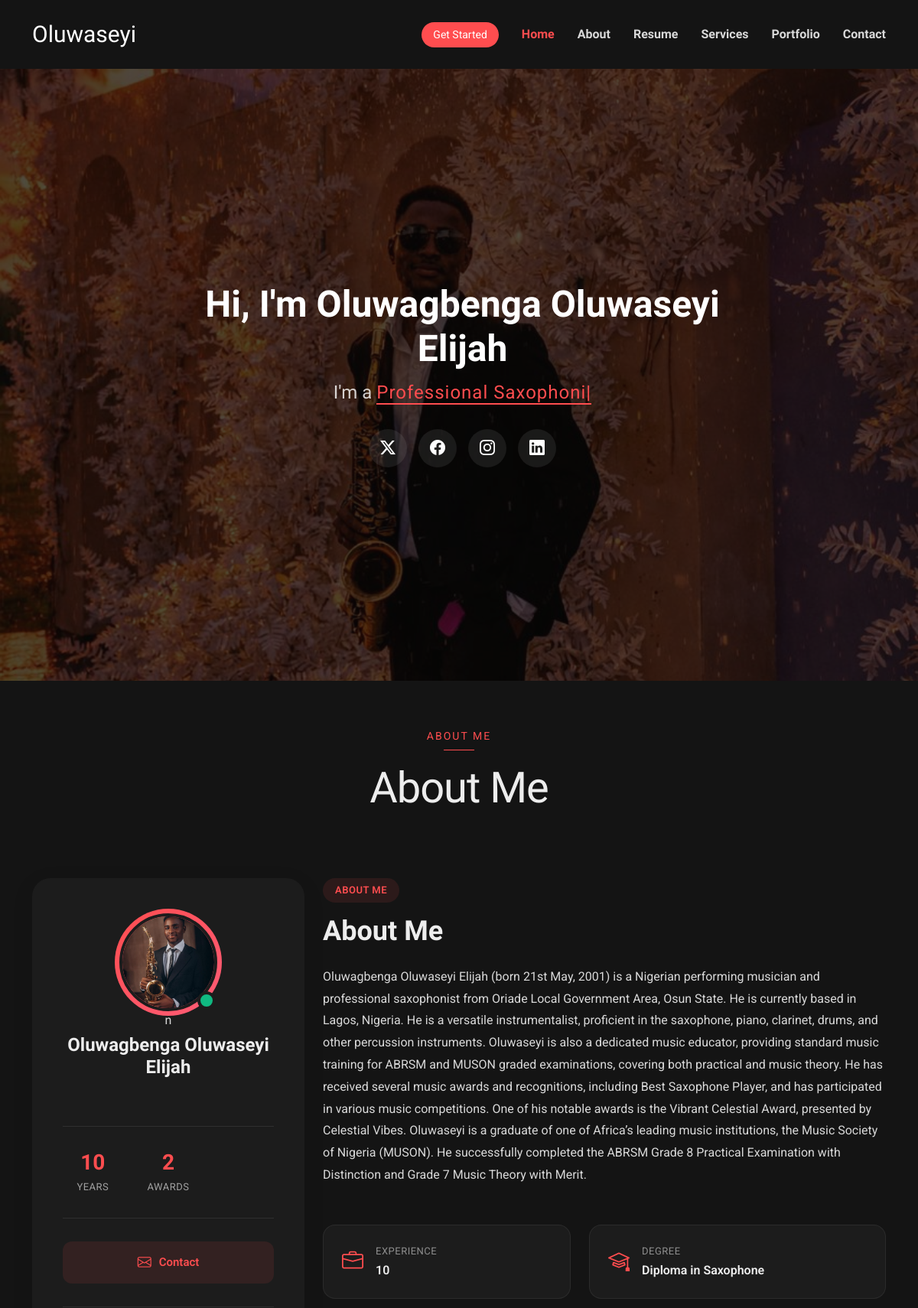
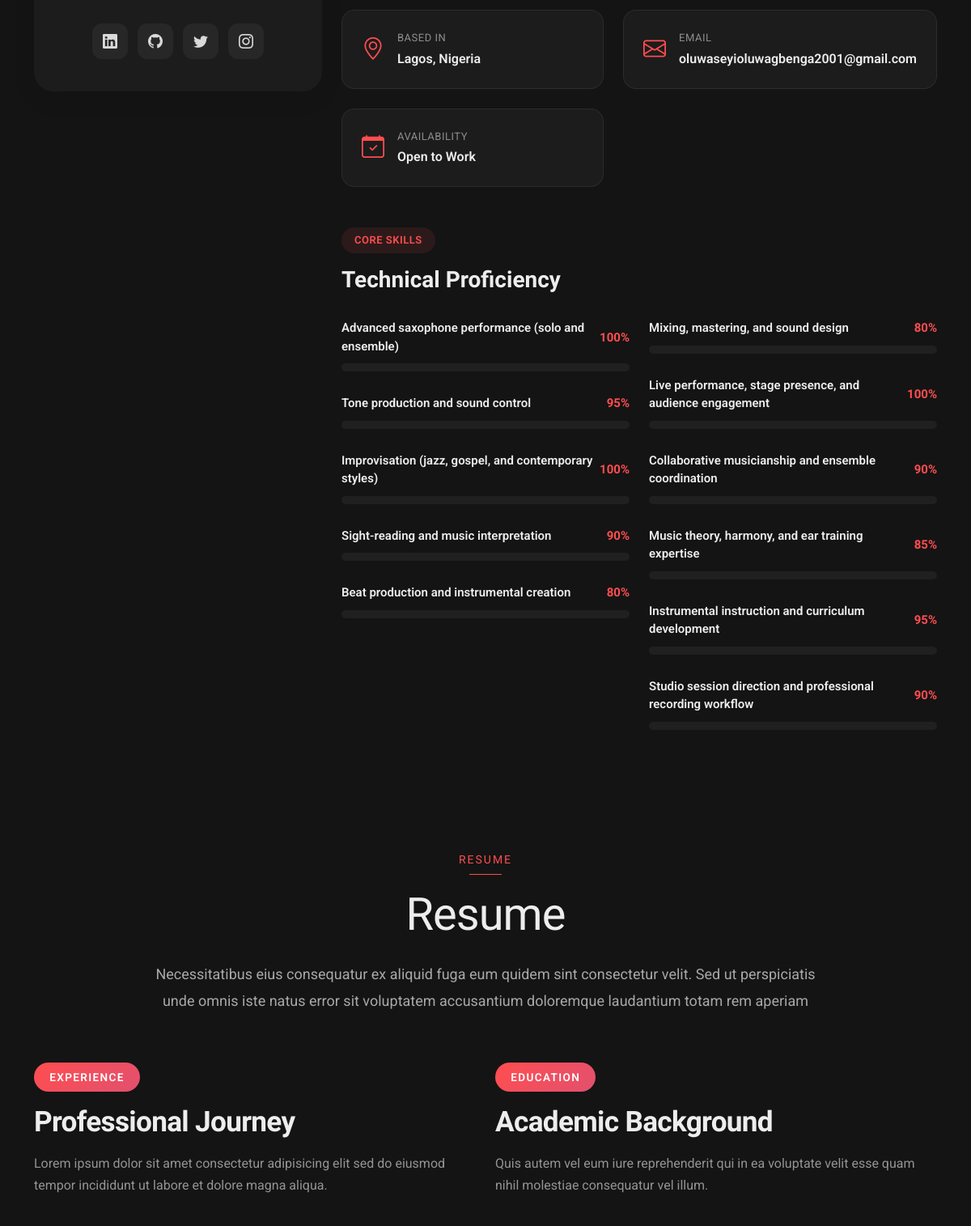
The page / (upper part) on the database its author committed (2 pictures, top to bottom).
### portfolio/models.py (models this page shows, shortened)
class Profile(models.Model):
    name = models.CharField(max_length=100)
    role = models.CharField(max_length=100, blank=True)
    subtitle = models.CharField(
        max_length=200,
        help_text="Comma-separated list used by the typed animation",
    )
    hero_text = models.TextField(blank=True)
    about_title = models.CharField(max_length=200, default="About Me")
    about_description = models.TextField(blank=True)
    email = models.EmailField(blank=True)
    phone = models.CharField(max_length=20, blank=True)
    location = models.CharField(max_length=100, blank=True)
    availability = models.CharField(max_length=100, blank=True)
    projects_count = models.PositiveIntegerField(default=0)
    years_experience = models.CharField(max_length=50, blank=True)
    awards_count = models.PositiveIntegerField(default=0)
    rating = models.DecimalField(max_digits=3, decimal_places=1, default=0.0)
    avatar = models.ImageField(upload_to="avatars/", blank=True)
    background = models.ImageField(upload_to="backgrounds/", blank=True)
    cv = models.FileField(upload_to="cv/", blank=True)

class DetailItem(models.Model):
    CATEGORY_CHOICES = [
        ("experience", "Experience"),
        ("degree", "Degree"),
        ("location", "Based In"),
        ("email", "Email"),
        ("phone", "Phone"),
        ("availability", "Availability"),
    ]
    category = models.CharField(max_length=20, choices=CATEGORY_CHOICES)
    content = models.CharField(max_length=200)

class Skill(models.Model):
    name = models.CharField(max_length=100)
    percent = models.PositiveIntegerField()

### portfolio/views.py (the view)
# urls.py: path("", views.index, name="index"),
def index(request):
    profile = Profile.objects.first()
    skills = Skill.objects.all()
    details = DetailItem.objects.all()
    experiences = Experience.objects.order_by("-featured", "-id")
    educations = Education.objects.order_by("year_range")
    services = (
        Service.objects.filter(parent__isnull=True)
        .order_by("-featured")
        .prefetch_related("subservices")
    )
    portfolio_items = PortfolioItem.objects.all()
    if request.method == "POST":
        form = ContactForm(request.POST)
        if form.is_valid():
            contact = form.save()
            subject = contact.subject
            body = (
                f"You have a new message from {contact.name} <{contact.email}>\n\n"
                f"{contact.message}"
            )
            recipient_list = []
            profile = Profile.objects.first()
            if profile and profile.email:
                recipient_list.append(profile.email)
            elif hasattr(settings, "DEFAULT_FROM_EMAIL"):
                recipient_list.append(settings.DEFAULT_FROM_EMAIL)
            if recipient_list:
                try:
                    send_mail(subject, body, contact.email, recipient_list, fail_silently=False)
                except Exception:
                    pass
            messages.success(request, "Your message has been sent. Thank you!")
            return redirect("index")
    else:
        form = ContactForm()
    context = {
        "profile": profile,
        "skills": skills,
        "details": details,
        "experiences": experiences,
        "educations": educations,
        "services": services,
        "portfolio_items": portfolio_items,
        "contact_form": form,
    }
    return render(request, "index.html", context)

### portfolio/models.py (called while the page is built)
    @property
    def tags_list(self):
        return [t.strip() for t in self.tags.split(",") if t.strip()]

### template/index.html (shortened to what this page needs)
{% extends 'base.html' %}
{% load static %}
{% block content %}
<main class="main">
  <section id="hero" class="hero section dark-background">4
    {% if profile and profile.background %}
    <img src="{{ profile.background.url }}" alt="" data-aos="fade-in">
    {% else %}
    <img src="{% static 'assets/img/profile/profile-bg-5.webp' %}" alt="" data-aos="fade-in">
    {% endif %}
    <div class="container" data-aos="fade-up" data-aos-delay="100">
      <div class="row justify-content-center">
        <div class="col-lg-8 text-center">
          <h2>Hi, I'm {{ profile.name }}</h2>
          <p>I'm a <span class="typed" data-typed-items="{{ profile.subtitle }}"></span></p>
          <div class="social-links">
            <a href="#"><i class="bi bi-twitter-x"></i></a>
            <a href="#"><i class="bi bi-facebook"></i></a>
            <a href="#"><i class="bi bi-instagram"></i></a>
            <a href="#"><i class="bi bi-linkedin"></i></a>
          </div>
        </div>
      </div>
    </div>
  </section>
  <section id="about" class="about section">
    <div class="container section-title" data-aos="fade-up">
      <span class="subtitle">About Me</span>
      <h2>About Me</h2>
    </div>
    <div class="container" data-aos="fade-up" data-aos-delay="100">
      <div class="row gy-5">
        <div class="col-lg-4" data-aos="zoom-in" data-aos-delay="150">
          <div class="profile-card">
            <div class="profile-header">
              <div class="profile-avatar">
                {% if profile and profile.avatar %}
                <img src="{{ profile.avatar.url }}" class="img-fluid" alt="">
                {% else %}
                <img src="{% static 'assets/img/ profile/profile-square-3.webp' %}" class="img-fluid" alt="">
                {% endif %}n
                <div class="status-indicator"></div>
              </div>
              <h3>{{ profile.name }}</h3>
            </div>
            <div class="profile-stats">
              <div class="stat-item">
                <h4>{{ profile.years_experience }}</h4>
                <p>Years</p>
              </div>
              <div class="stat-item">
                <h4>{{ profile.awards_count }}</h4>
                <p>Awards</p>
              </div>
            </div>
            <div class="profile-actions">
              <a href="#contact" class="btn-secondary"><i class="bi bi-envelope"></i> Contact</a>
            </div>
            <div class="social-connect">
              <a href="#"><i class="bi bi-linkedin"></i></a>
              <a href="#"><i class="bi bi-github"></i></a>
              <a href="#"><i class="bi bi-twitter"></i></a>
              <a href="#"><i class="bi bi-instagram"></i></a>
            </div>
          </div>
        </div>
        <div class="col-lg-8" data-aos="fade-left" data-aos-delay="200">
          <div class="content-wrapper">
            <div class="bio-section">
              <div class="section-tag">About Me</div>
              <h2>{{ profile.about_title }}</h2>
              <p>{{ profile.about_description }}</p>
            </div>
            <div class="details-grid">
              {% for detail in details %}
              <div class="detail-item" data-aos="fade-up" data-aos-delay="{{ forloop.counter0|add:1 }}00">
                {% if detail.category == 'experience' %}
                <i class="bi bi-briefcase"></i>
                {% elif detail.category == 'degree' %}
                <i class="bi bi-mortarboard"></i>
                {% elif detail.category == 'location' %}
                <i class="bi bi-geo-alt"></i>
                {% elif detail.category == 'email' %}
                <i class="bi bi-envelope"></i>
                {% elif detail.category == 'phone' %}
                <i class="bi bi-phone"></i>
                {% elif detail.category == 'availability' %}
                <i class="bi bi-calendar-check"></i>
                {% else %}
                <i class="bi bi-info-circle"></i>
                {% endif %}
                <div class="detail-content">
                  <span>{{ detail.get_category_display }}</span>
                  <strong>{{ detail.content }}</strong>
                </div>
              </div>
              {% endfor %}
            </div>
            <div class="skills-showcase" data-aos="fade-up" data-aos-delay="250">
              <div class="section-tag">Core Skills</div>
              <h3>Technical Proficiency</h3>
              <div class="row">
                <div class="col-md-6">
                  <div class="skills-list skills-animation">
                    {% for skill in skills|slice:":5" %}
                    <div class="skill-item">
                      <div class="skill-info">
                        <span class="skill-name">{{ skill.name }}</span>
                        <span class="skill-percent">{{ skill.percent }}%</span>
                      </div>
                      <div class="progress">
                      </div>
                    </div>
                    {% endfor %}
                  </div>
                </div>
                <div class="col-md-6">
                  <div class="skills-list skills-animation">
                    {% for skill in skills|slice:"5:" %}
                    <div class="skill-item">
                      <div class="skill-info">
                        <span class="skill-name">{{ skill.name }}</span>
                        <span class="skill-percent">{{ skill.percent }}%</span>
                      </div>
                      <div class="progress">
                      </div>
                    </div>
                    {% endfor %}
                  </div>
                </div>
              </div>
            </div>
          </div>
        </div>
      </div>
    </div>
  </section>
  <section id="resume" class="resume section">
    <div class="container section-title" data-aos="fade-up">
      <span class="subtitle">Resume</span>
      <h2>Resume</h2>
      <p>Necessitatibus eius consequatur ex aliquid fuga eum quidem sint consectetur velit. Sed ut perspiciatis unde
        omnis iste natus error sit voluptatem accusantium doloremque laudantium totam rem aperiam</p>
    </div>
    <div class="container" data-aos="fade-up" data-aos-delay="100">
      <div class="row gy-5">
        <div class="col-lg-6">
          <div class="experience-section">
            <div class="section-header" data-aos="fade-right" data-aos-delay="200">
              <div class="header-content">
                <span class="section-badge">Experience</span>
                <h2>Professional Journey</h2>
                <p>Lorem ipsum dolor sit amet consectetur adipisicing elit sed do eiusmod tempor incididunt ut labore et
                  dolore magna aliqua.</p>
              </div>
            </div>
          </div>
        </div>
        <div class="col-lg-6">
          <div class="education-section">
            <div class="section-header" data-aos="fade-left" data-aos-delay="200">
              <div class="header-content">
                <span class="section-badge">Education</span>
                <h2>Academic Background</h2>
                <p>Quis autem vel eum iure reprehenderit qui in ea voluptate velit esse quam nihil molestiae consequatur
                  vel illum.</p>
              </div>
            </div>
          </div>
        </div>
      </div>
    </div>
  </section>
</main>
{% endblock %}

### template/base.html (shortened to what this page needs)
<!DOCTYPE html>
<html lang="en">
{% load static %}
<head>
    <link href="{% static 'assets/vendor/bootstrap/css/bootstrap.min.css' %}" rel="stylesheet">
    <link href="{% static 'assets/vendor/bootstrap-icons/bootstrap-icons.css' %}" rel="stylesheet">
    <link href="{% static 'assets/vendor/aos/aos.css' %}" rel="stylesheet">
    <link href="{% static 'assets/vendor/glightbox/css/glightbox.min.css' %}" rel="stylesheet">
    <link href="{% static 'assets/vendor/swiper/swiper-bundle.min.css' %}" rel="stylesheet">
    <link href="{% static 'assets/css/main.css' %}" rel="stylesheet">
</head>
<body class="index-page">
    <header id="header" class="header d-flex align-items-center sticky-top">
        <div class="container-fluid container-xl position-relative d-flex align-items-center">
            <a href="{% url 'index' %}" class="logo d-flex align-items-center me-auto">
                <h1 class="sitename">Oluwaseyi</h1>
            </a>
            <nav id="navmenu" class="navmenu">
                <ul>
                    <li><a href="#hero">Home</a></li>
                    <li><a href="#about">About</a></li>
                    <li><a href="#resume">Resume</a></li>
                    <li><a href="#services">Services</a></li>
                    <li><a href="#portfolio">Portfolio</a></li>
                    <li><a href="#contact">Contact</a></li>
                </ul>
            </nav>
            <a class="btn-getstarted" href="#about">Get Started</a>
        </div>
    </header>
    {% block content %}
    {% endblock %}
</body>
</html>

### rows shown on the page
Profile: background (picture), name "Oluwagbenga Oluwaseyi Elijah", avatar (picture), years_experience "10", awards_count "2", about_title "About Me", about_description "Oluwagbenga Oluwaseyi Elijah (born 21st May, 2001) is a Nigerian performing musician and professional saxophonist from Oriade Local Government Area, Osun State. He is currently based in Lagos, Nigeria. He is a versatile instrumentalist, proficient in the saxophone, piano, clarinet, drums, and other percussion instruments. Oluwaseyi is also a dedicated music educator, providing standard music training for ABRSM and MUSON graded examinations, covering both practical and music theory. He has received several music awards and recognitions, including Best Saxophone Player, and has participated in various music competitions. One of his notable awards is the Vibrant Celestial Award, presented by…"
DetailItem: category "EXPERIENCE", content "10"
DetailItem: category "DEGREE", content "Diploma in Saxophone"
DetailItem: category "BASED IN", content "Lagos, Nigeria"
DetailItem: category "EMAIL", content "oluwaseyioluwagbenga2001@gmail.com"
DetailItem: category "AVAILABILITY", content "Open to Work"
Skill: name "Advanced saxophone performance (solo and ensemble)", percent "100"
Skill: name "Tone production and sound control", percent "95"
Skill: name "Improvisation (jazz, gospel, and contemporary styles)", percent "100"
Skill: name "Sight-reading and music interpretation", percent "90"
Skill: name "Beat production and instrumental creation", percent "80"
Skill: name "Mixing, mastering, and sound design", percent "80"
Skill: name "Live performance, stage presence, and audience engagement", percent "100"
Skill: name "Collaborative musicianship and ensemble coordination", percent "90"
Skill: name "Music theory, harmony, and ear training expertise", percent "85"
Skill: name "Instrumental instruction and curriculum development", percent "95"
Skill: name "Studio session direction and professional recording workflow", percent "90"
